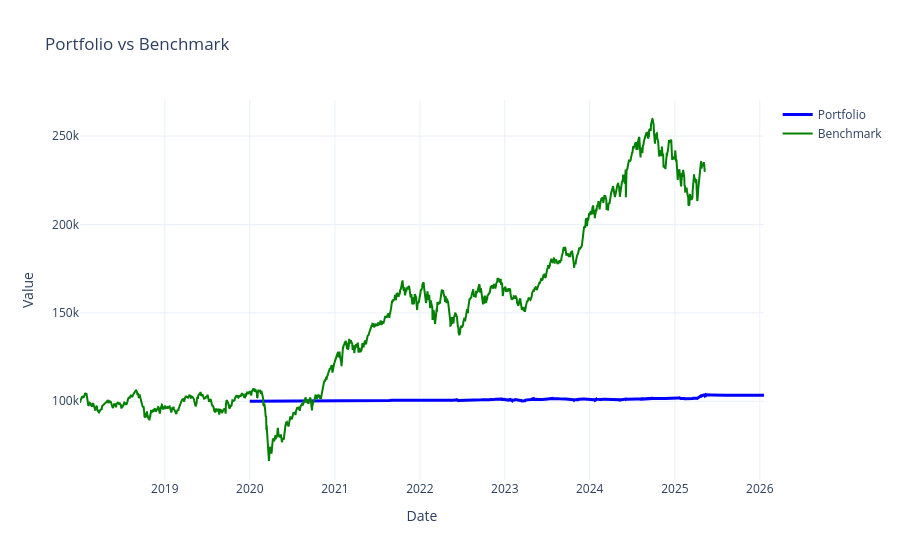

The notebook cell this image was saved under:
### Code cell
import plotly.graph_objects as go
import plotly.io as pio
benchmark_df = pd.read_csv('src/benchmark.csv', index_col=0, parse_dates=True)
benchmark_df=benchmark_df[TRADING_START_DATE:END_DATE]#HERE ALSO IF UPDATED DATE IN "backtest()"
no_of_stocks = 100000 / benchmark_df['close'].iloc[0]
benchmark_df['close'] = benchmark_df['close'] * no_of_stocks
stats_eq = pf.stats()
eq_curve = pf.value()
eq_curve=eq_curve[TRADING_START_DATE:END_DATE]
fig = go.Figure()

fig.add_trace(go.Scatter(
    x=eq_curve.index,
    y=eq_curve.values,
    mode='lines',
    name='Portfolio',
    line=dict(color='blue', width=3)
))
fig.add_trace(go.Scatter(
    x=benchmark_df.index,
    y=benchmark_df.iloc[:, 0],  # assumes benchmark is in first column
    mode='lines',
    name='Benchmark',
    line=dict(color='green', width=2)
))
fig.update_layout(
    title='Portfolio vs Benchmark',
    xaxis_title='Date',
    yaxis_title='Value',
    template='plotly_white'
)

fig.show()

### Figure 1 — Plotly figure (JSON) as saved in the notebook; plotly's stock layout.template omitted (floating-point values rounded to 4 significant figures; data arrays with more than 128 entries replaced by an {"elided": "..."} marker saying what was removed)
{"data": [{"line": {"color": "blue", "width": 3}, "mode": "lines", "name": "Portfolio", "type": "scatter", "x": {"elided": "1504 str values"}, "y": {"elided": "1504 float values"}}, {"line": {"color": "green", "width": 2}, "mode": "lines", "name": "Benchmark", "type": "scatter", "x": {"elided": "1820 str values"}, "y": {"elided": "1820 float values"}}], "layout": {"title": {"text": "Portfolio vs Benchmark"}, "xaxis": {"title": {"text": "Date"}}, "yaxis": {"title": {"text": "Value"}}}}
